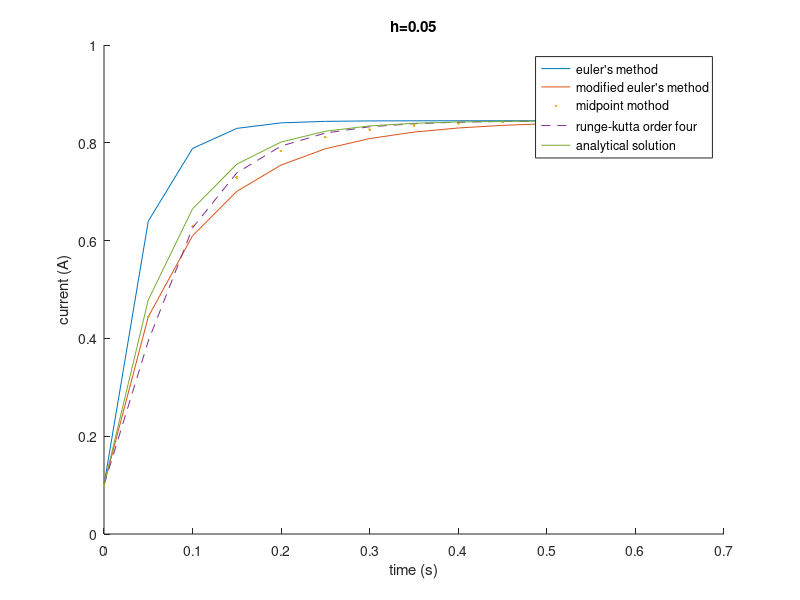
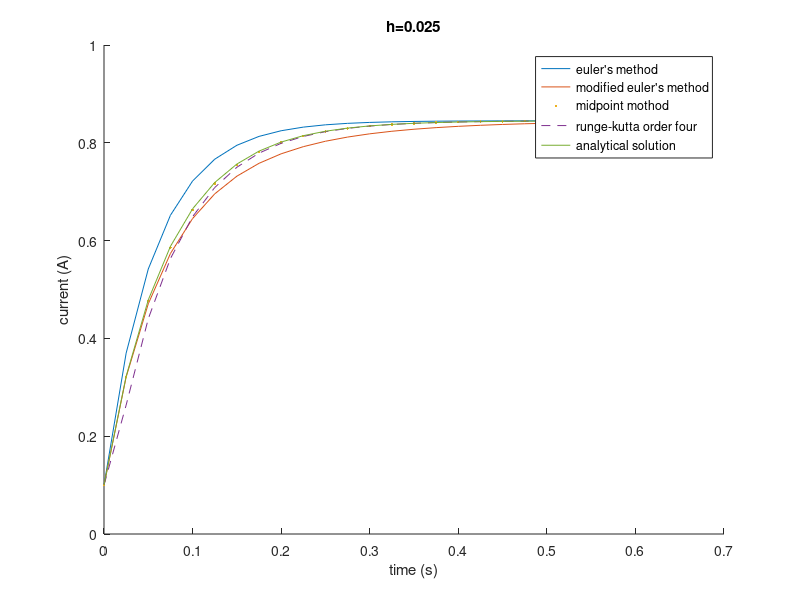

Recreate these plots in MATLAB, in order.
clear all;
format long;
clc;
R=14.2;
L=0.98;
V=12;
f = @(x) (V-R*x)/L;
%% euler's method for h=0.05
h=0.05;
current_euler(1,1)=0.1;% first row is for h=0.05

derivative_current_euler(1,1)=(V-R*current_euler(1,1))/L;
for i=2:13
current_euler(1,i)=current_euler(1,i-1)+derivative_current_euler(1,i-1)*h;
derivative_current_euler(1,i)=(V-R*current_euler(1,i))/L;
end

%% modified euler's method for h=0.05
h=0.05;
modified_euler(1,1)=0.1;% first row is for h=0.05
modified_euler(1,13)=0;
derivative_m_euler(1,1)=(V-R*modified_euler(1,1))/L;
derivative_m_euler(1,13)=0;
for i=2:13
modified_euler(1,i)=modified_euler(1,i-1)+(h/2)*(derivative_m_euler(1,i-1)+derivative_current_euler(1,i));
derivative_m_euler(1,i)=(V-R*modified_euler(1,i))/L;
end

%% midpoint method for h=0.05
h=0.05;
midpoint(1,1)=0.1;
k1(1)=(V-R*midpoint(1,1))/L;
k2(1)=f(midpoint(1,1)+0.5*h*k1(1));
for i=2:13
   midpoint(1,i)= midpoint(1,i-1) + k2(i-1)*h;
   k1(i)=f(midpoint(1,i));
k2(i)=f(midpoint(1,i)+0.5*h*k1(i));
end

%% runge kutta method order four for h=0.05
h=0.05;
for i=1:25
    k1(i)=0;k2(i)=0; %just to be sure dont get anything wrong
end
runge_kutta(1,1)=0.1;
k1(1)=f(runge_kutta(1,1));
k2(2)=f(runge_kutta(1,1)+0.5*k1(1)*h);
k3(1)=f(runge_kutta(1,1)+0.5*k2(1)*h);
k4(1)=f(runge_kutta(1,1)+k3(1)*h);

for i=2:13
runge_kutta(1,i)=runge_kutta(1,i-1)+(1/6)*(k1(i-1) + 2*k2(i-1) + 2*k3(i-1) + k4(i-1))*h;
k1(i)=f(runge_kutta(1,i));
k2(i)=f(runge_kutta(1,i)+0.5*k1(i)*h);
k3(i)=f(runge_kutta(1,i)+0.5*k2(i)*h);
k4(i)=f(runge_kutta(1,i)+k3(i)*h);
end
    
%% analytical solution for h=0.05
h=0.05;
y=@(x) 12/14.2-(529/710)*exp(-14.2*x);
for i=0:12
    analytical(1,i+1)=y(h*i);
end
%%




                                   %geçiş bölgesi!




%% euler's method for h=0.025
h=0.025;
current_euler(2,1)=0.1;% second row is for h=0.025
derivative_current_euler(2,1)=(V-R*current_euler(2,1))/L;
for i=2:25
   current_euler(2,i)=current_euler(2,i-1)+derivative_current_euler(2,i-1)*h; 
   derivative_current_euler(2,i)=(V-R*current_euler(2,i))/L;
end

%% modified euler's method for h=0.025
h=0.025;
modified_euler(2,1)=0.1;
derivative_m_euler(2,1)=(V-R*modified_euler(2,1))/L;
for i=2:25
   modified_euler(2,i)=modified_euler(2,i-1)+(h/2)*(derivative_current_euler(2,i)+derivative_m_euler(2,i-1));
   derivative_m_euler(2,i)=(V-R*modified_euler(2,i))/L;
end
%% midpoint method for h=0.025
h=0.025;
midpoint(2,1)=0.1;
midpoint(2,25)=0;
a1(1)=(V-R*midpoint(2,1))/L;
a2(1)=f(midpoint(2,1)+0.5*h*k1(1));
a1(25)=0;
a2(25)=0;
for i=2:25
   midpoint(2,i)=midpoint(2,i-1)+a2(i-1)*h;
   a1(i)=f(midpoint(2,i));
   a2(i)=f(midpoint(2,i)+0.5*h*a1(i));
end
%% runge-kutta order four for h=0.025;
h=0.025;

for i=1:25
    k1(i)=0;k2(i)=0; %just to be sure dont get anything wrong
end
runge_kutta(2,1)=0.1;
runge_kutta(2,25)=0;
k1(1)=f(runge_kutta(2,1));
k2(2)=f(runge_kutta(2,1)+0.5*k1(1)*h);
k3(1)=f(runge_kutta(2,1)+0.5*k2(1)*h);
k4(1)=f(runge_kutta(2,1)+k3(1)*h);

for i=2:25
runge_kutta(2,i)=runge_kutta(2,i-1)+(1/6)*(k1(i-1) + 2*k2(i-1) + 2*k3(i-1) + k4(i-1))*h;
k1(i)=f(runge_kutta(2,i));
k2(i)=f(runge_kutta(2,i)+0.5*k1(i)*h);
k3(i)=f(runge_kutta(2,i)+0.5*k2(i)*h);
k4(i)=f(runge_kutta(2,i)+k3(i)*h);
end

%% analytical solution for h=0.025
h=0.025;
for i=0:24
   analytical(2,i+1)=y(h*i); 
end
 %% graphs
 x_1=linspace(0,0.6,13);
 x_2=linspace(0,0.6,25);
 figure('name','h=0.05');
 hold on;
 plot(x_1,current_euler(1,1:13));
 plot(x_1,modified_euler(1,1:13));
 plot(x_1,midpoint(1,1:13),".");
 plot(x_1,runge_kutta(1,1:13),"--");
 plot(x_1,analytical(1,1:13));
 xlabel("time (s)");
 ylabel("current (A)");
 hold off;
 legend("euler's method","modified euler's method","midpoint mothod","runge-kutta order four","analytical solution");
 title("h=0.05");
 
 figure("name","h=0.025");
 title("h=0.025");
 hold on;
 plot(x_2,current_euler(2,:));
 plot(x_2,modified_euler(2,:));
 plot(x_2,midpoint(2,:),".");
 plot(x_2,runge_kutta(2,:),"--");
 plot(x_2,analytical(2,1:25));
 xlabel("time (s)");
 ylabel("current (A)");
 hold off;
 legend("euler's method","modified euler's method","midpoint mothod","runge-kutta order four","analytical solution");
%% error analysis
%error for h=0.05
for i=1:13
   error_euler(1,i)=abs(analytical(i)-current_euler(1,i));
   error_modified(1,i)=abs(analytical(i)-modified_euler(1,i));
   error_midpoint(1,i)=abs(analytical(i)-midpoint(1,i));
   error_runge_kutta(1,i)=abs(analytical(i)-runge_kutta(1,i));
end
%error for h=0.025
for i=1:25
   error_euler(2,i)=abs(analytical(i)-current_euler(2,i));
   error_modified(2,i)=abs(analytical(i)-modified_euler(2,i));
   error_midpoint(2,i)=abs(analytical(i)-midpoint(2,i));
   error_runge_kutta(2,i)=abs(analytical(i)-runge_kutta(2,i));
end
   fprintf("errors for h=0.05\n");
   fprintf("%s\t  %-6s %10s  %8s  %-8s\n","time(s)","euler","modified euler","midpoint","runge kutta"); 
for i=0:12
fprintf("%.2f\t%f\t%f\t%f\t%f\n",0.05*i,error_euler(1,i+1),error_modified(1,i+1),error_midpoint(1,i+1),error_runge_kutta(1,i+1));
end
fprintf("\n\n\n");
  fprintf("errors for h=0.025\n");
   fprintf("%s\t  %-6s %10s  %8s  %-8s\n","time(s)","euler","modified euler","midpoint","runge kutta"); 
for i=0:24
fprintf("%.3f\t%f\t%f\t%f\t%f\n",0.025*i,error_euler(2,i+1),error_modified(2,i+1),error_midpoint(2,i+1),error_runge_kutta(2,i+1));
end

fprintf("\n\n\n");
fprintf(" average error for h=0.05 euler:%f\n",norm(current_euler(1,1:13)-analytical(1,1:13))/sqrt(13));
fprintf(" average error for h=0.05 modified euler:%f\n",norm(modified_euler(1,1:13)-analytical(1,1:13))/sqrt(13));
fprintf(" average error for h=0.05 midpoint:%f\n",norm(midpoint(1,1:13)-analytical(1,1:13))/sqrt(13));
fprintf(" average error for h=0.05 runge kutta order four:%f\n",norm(runge_kutta(1,1:13)-analytical(1,1:13))/sqrt(13));
fprintf("\n\n");
fprintf(" average error for h=0.025  euler:%f\n",norm(current_euler(1,1:25)-analytical(1,1:25))/sqrt(25));
fprintf(" average error for h=0.025  modified euler:%f\n",norm(modified_euler(1,1:25)-analytical(1,1:25))/sqrt(25));
fprintf(" average error for h=0.025  midpoint:%f\n",norm(midpoint(1,1:25)-analytical(1,1:25))/sqrt(25));
fprintf(" average error for h=0.025  runge kutta order four:%f\n",norm(runge_kutta(1,1:25)-analytical(1,1:25))/sqrt(25));

